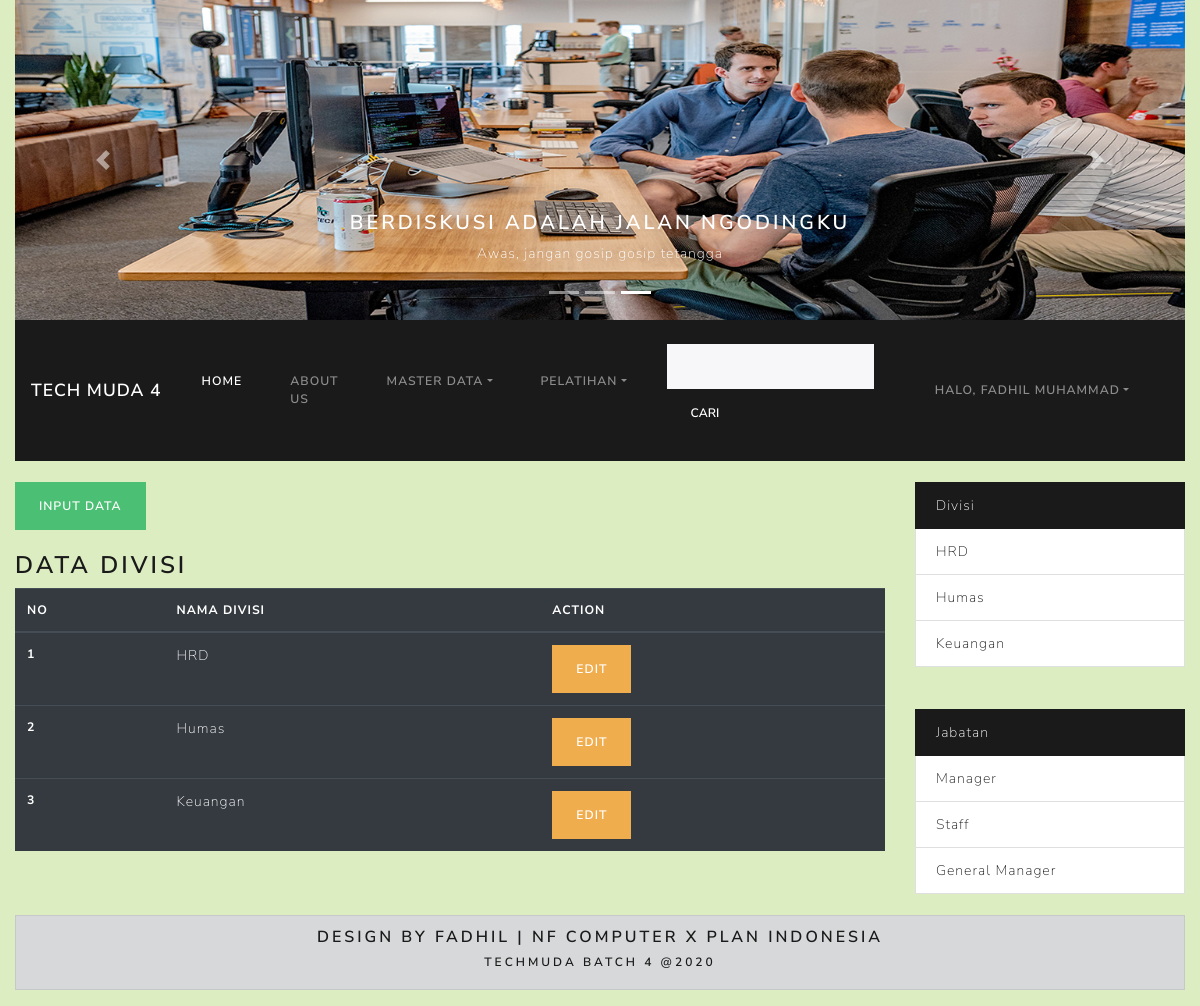
The app's page /index.php?hal=divisi (signed in) with its own data.
### tables this page shows
CREATE TABLE `divisi` (
  `id` int(11) NOT NULL,
  `nama` varchar(20) NOT NULL
);

CREATE TABLE `jabatan` (
  `id` int(11) NOT NULL,
  `nama` varchar(20) NOT NULL
);

### models/Divisi.php (called while the page is built, shortened)
<?php
class Divisi{
    private $koneksi;
    public function __construct(){
        global $dbh;
        $this->koneksi = $dbh;
    }
    public function dataDivisi(){
        $sql = "SELECT * FROM divisi";
        $ps = $this->koneksi->prepare($sql);
        $ps->execute();
        $rs = $ps->fetchAll();
        return $rs;
    }
};
?>

### models/Jabatan.php (called while the page is built, shortened)
<?php
class Jabatan {
    private $koneksi;
    public function __construct(){
        global $dbh;
        $this->koneksi = $dbh;
    }
    public function dataJabatan(){
        $sql = "SELECT * FROM jabatan";
        $ps = $this->koneksi->prepare($sql);
        $ps->execute();
        $rs = $ps->fetchAll();
        return $rs;
    }
};
?>

### divisi.php (the view)
<?php
if(isset($_SESSION['MEMBER']) ){
?>
<?php
$ar_judul =['No', 'Nama Divisi', 'Action'];
?>
<a href="index.php?hal=form_divisi#div" type="button" class="btn btn-success">input data</a>
<br><br>
<h3 id="div">Data Divisi</h3>
<table class="table table-sm table-dark">
  <thead>
    <tr>
    <?php
        foreach($ar_judul as $jdl){
    ?>
      <th scope="col"><?= $jdl ?></th>
    <?php  } ?>
    </tr>
  </thead>
  <tbody>
      <?php
      $model = new Divisi();
      $rs = $model->dataDivisi();
      $no = 1;
      foreach($rs as $div){
      ?>
        <tr>
          <th scope="row"><?= $no ?></th>
          <td><?= $div['nama'] ?></td>
          <td>
          <a href="index.php?hal=form_divisi&idedit=<?= $div['id'] ?>" type="button" class="btn btn-warning">Edit</a>
          </td>
        </tr>
<?php $no++; } ?>
  </tbody>
</table>
      <?php }
       else{
        include_once 'terlarang.php';
       }?>

### sidebar.php (shortened to what this page needs)
<?php
$obj1 = NEW Divisi();
$ar_divisi = $obj1->dataDivisi();
$obj2 = NEW Jabatan();
$ar_jabatan= $obj2->dataJabatan();
?>
				<?php
					if(isset($_SESSION['MEMBER']) ){
				?>
<div class="col-md-3">
			<div class="list-group">
				 <a href="#" class="list-group-item list-group-item-action active">Divisi</a>
				<?php
				foreach($ar_divisi as $div){
				?>
				<div class="list-group-item">
					<a href="index.php?hal=pegawai&id=<?= $div['id'] ?>"><?= $div['nama'] ?></a>
				</div>
				<?php } ?>
			</div>
			<br><br>
			<div class="list-group">
				 <a href="#" class="list-group-item list-group-item-action active">Jabatan</a>
				 <?php
				foreach($ar_jabatan as $jab){
				?>
				<div class="list-group-item">
					<a href="index.php?hal=pegawai&idj=<?= $jab['id'] ?>"><?= $jab['nama'] ?></a>
				</div>
				<?php } ?>
			</div>
	<?php }?>
</div>
</div>

### css/style.css (style rules this page uses)
body { background-color: #dcedc1; background-repeat: no-repeat; background-size: cover; }

### records on screen
divisi: nama "HRD"
divisi: nama "Humas"
divisi: nama "Keuangan"
jabatan: nama "Manager"
jabatan: nama "Staff"
jabatan: nama "General Manager"

### other values on screen
$_SESSION['MEMBER']['fullname'] "FADHIL MUHAMMAD"
$jdl "NO"
$jdl "NAMA DIVISI"
$jdl "ACTION"
